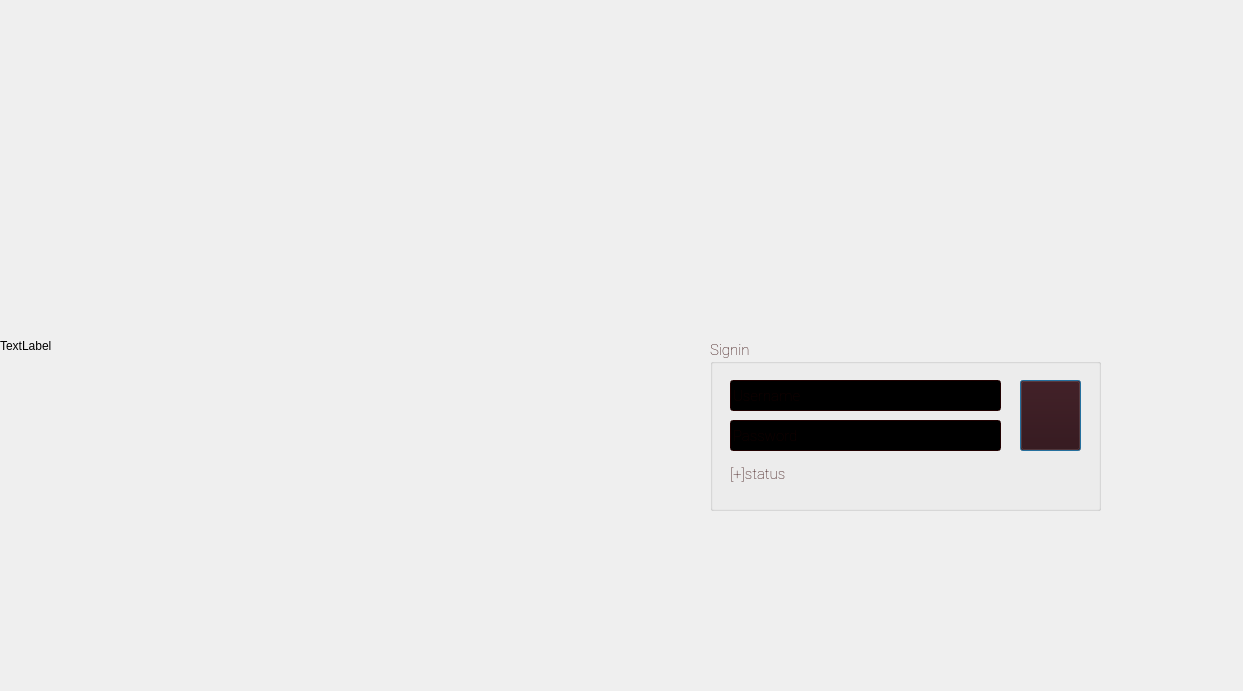
<?xml version="1.0" encoding="UTF-8"?>
<ui version="4.0">
 <class>Login</class>
 <widget class="QDialog" name="Login">
  <property name="geometry">
   <rect>
    <x>0</x>
    <y>0</y>
    <width>1243</width>
    <height>691</height>
   </rect>
  </property>
  <property name="windowTitle">
   <string>Login</string>
  </property>
  <widget class="QGroupBox" name="groupBox">
   <property name="geometry">
    <rect>
     <x>710</x>
     <y>340</y>
     <width>391</width>
     <height>171</height>
    </rect>
   </property>
   <property name="palette">
    <palette>
     <active>
      <colorrole role="WindowText">
       <brush brushstyle="SolidPattern">
        <color alpha="255">
         <red>45</red>
         <green>2</green>
         <blue>2</blue>
        </color>
       </brush>
      </colorrole>
      <colorrole role="Button">
       <brush brushstyle="SolidPattern">
        <color alpha="255">
         <red>45</red>
         <green>2</green>
         <blue>2</blue>
        </color>
       </brush>
      </colorrole>
      <colorrole role="Light">
       <brush brushstyle="SolidPattern">
        <color alpha="255">
         <red>67</red>
         <green>3</green>
         <blue>3</blue>
        </color>
       </brush>
      </colorrole>
      <colorrole role="Midlight">
       <brush brushstyle="SolidPattern">
        <color alpha="255">
         <red>56</red>
         <green>2</green>
         <blue>2</blue>
        </color>
       </brush>
      </colorrole>
      <colorrole role="Dark">
       <brush brushstyle="SolidPattern">
        <color alpha="255">
         <red>22</red>
         <green>1</green>
         <blue>1</blue>
        </color>
       </brush>
      </colorrole>
      <colorrole role="Mid">
       <brush brushstyle="SolidPattern">
        <color alpha="255">
         <red>30</red>
         <green>1</green>
         <blue>1</blue>
        </color>
       </brush>
      </colorrole>
      <colorrole role="Text">
       <brush brushstyle="SolidPattern">
        <color alpha="255">
         <red>45</red>
         <green>2</green>
         <blue>2</blue>
        </color>
       </brush>
      </colorrole>
      <colorrole role="BrightText">
       <brush brushstyle="SolidPattern">
        <color alpha="255">
         <red>255</red>
         <green>255</green>
         <blue>255</blue>
        </color>
       </brush>
      </colorrole>
      <colorrole role="ButtonText">
       <brush brushstyle="SolidPattern">
        <color alpha="255">
         <red>255</red>
         <green>255</green>
         <blue>255</blue>
        </color>
       </brush>
      </colorrole>
      <colorrole role="Base">
       <brush brushstyle="SolidPattern">
        <color alpha="255">
         <red>0</red>
         <green>0</green>
         <blue>0</blue>
        </color>
       </brush>
      </colorrole>
      <colorrole role="Window">
       <brush brushstyle="SolidPattern">
        <color alpha="255">
         <red>45</red>
         <green>2</green>
         <blue>2</blue>
        </color>
       </brush>
      </colorrole>
      <colorrole role="Shadow">
       <brush brushstyle="SolidPattern">
        <color alpha="255">
         <red>0</red>
         <green>0</green>
         <blue>0</blue>
        </color>
       </brush>
      </colorrole>
      <colorrole role="AlternateBase">
       <brush brushstyle="SolidPattern">
        <color alpha="255">
         <red>22</red>
         <green>1</green>
         <blue>1</blue>
        </color>
       </brush>
      </colorrole>
      <colorrole role="ToolTipBase">
       <brush brushstyle="SolidPattern">
        <color alpha="255">
         <red>255</red>
         <green>255</green>
         <blue>220</blue>
        </color>
       </brush>
      </colorrole>
      <colorrole role="ToolTipText">
       <brush brushstyle="SolidPattern">
        <color alpha="255">
         <red>0</red>
         <green>0</green>
         <blue>0</blue>
        </color>
       </brush>
      </colorrole>
      <colorrole role="PlaceholderText">
       <brush brushstyle="SolidPattern">
        <color alpha="128">
         <red>45</red>
         <green>2</green>
         <blue>2</blue>
        </color>
       </brush>
      </colorrole>
     </active>
     <inactive>
      <colorrole role="WindowText">
       <brush brushstyle="SolidPattern">
        <color alpha="255">
         <red>45</red>
         <green>2</green>
         <blue>2</blue>
        </color>
       </brush>
      </colorrole>
      <colorrole role="Button">
       <brush brushstyle="SolidPattern">
        <color alpha="255">
         <red>45</red>
         <green>2</green>
         <blue>2</blue>
        </color>
       </brush>
      </colorrole>
      <colorrole role="Light">
       <brush brushstyle="SolidPattern">
        <color alpha="255">
         <red>67</red>
         <green>3</green>
         <blue>3</blue>
        </color>
       </brush>
      </colorrole>
      <colorrole role="Midlight">
       <brush brushstyle="SolidPattern">
        <color alpha="255">
         <red>56</red>
         <green>2</green>
         <blue>2</blue>
        </color>
       </brush>
      </colorrole>
      <colorrole role="Dark">
       <brush brushstyle="SolidPattern">
        <color alpha="255">
         <red>22</red>
         <green>1</green>
         <blue>1</blue>
        </color>
       </brush>
      </colorrole>
      <colorrole role="Mid">
       <brush brushstyle="SolidPattern">
        <color alpha="255">
         <red>30</red>
         <green>1</green>
         <blue>1</blue>
        </color>
       </brush>
      </colorrole>
      <colorrole role="Text">
       <brush brushstyle="SolidPattern">
        <color alpha="255">
         <red>45</red>
         <green>2</green>
         <blue>2</blue>
        </color>
       </brush>
      </colorrole>
      <colorrole role="BrightText">
       <brush brushstyle="SolidPattern">
        <color alpha="255">
         <red>255</red>
         <green>255</green>
         <blue>255</blue>
        </color>
       </brush>
      </colorrole>
      <colorrole role="ButtonText">
       <brush brushstyle="SolidPattern">
        <color alpha="255">
         <red>255</red>
         <green>255</green>
         <blue>255</blue>
        </color>
       </brush>
      </colorrole>
      <colorrole role="Base">
       <brush brushstyle="SolidPattern">
        <color alpha="255">
         <red>0</red>
         <green>0</green>
         <blue>0</blue>
        </color>
       </brush>
      </colorrole>
      <colorrole role="Window">
       <brush brushstyle="SolidPattern">
        <color alpha="255">
         <red>45</red>
         <green>2</green>
         <blue>2</blue>
        </color>
       </brush>
      </colorrole>
      <colorrole role="Shadow">
       <brush brushstyle="SolidPattern">
        <color alpha="255">
         <red>0</red>
         <green>0</green>
         <blue>0</blue>
        </color>
       </brush>
      </colorrole>
      <colorrole role="AlternateBase">
       <brush brushstyle="SolidPattern">
        <color alpha="255">
         <red>22</red>
         <green>1</green>
         <blue>1</blue>
        </color>
       </brush>
      </colorrole>
      <colorrole role="ToolTipBase">
       <brush brushstyle="SolidPattern">
        <color alpha="255">
         <red>255</red>
         <green>255</green>
         <blue>220</blue>
        </color>
       </brush>
      </colorrole>
      <colorrole role="ToolTipText">
       <brush brushstyle="SolidPattern">
        <color alpha="255">
         <red>0</red>
         <green>0</green>
         <blue>0</blue>
        </color>
       </brush>
      </colorrole>
      <colorrole role="PlaceholderText">
       <brush brushstyle="SolidPattern">
        <color alpha="128">
         <red>45</red>
         <green>2</green>
         <blue>2</blue>
        </color>
       </brush>
      </colorrole>
     </inactive>
     <disabled>
      <colorrole role="WindowText">
       <brush brushstyle="SolidPattern">
        <color alpha="255">
         <red>22</red>
         <green>1</green>
         <blue>1</blue>
        </color>
       </brush>
      </colorrole>
      <colorrole role="Button">
       <brush brushstyle="SolidPattern">
        <color alpha="255">
         <red>45</red>
         <green>2</green>
         <blue>2</blue>
        </color>
       </brush>
      </colorrole>
      <colorrole role="Light">
       <brush brushstyle="SolidPattern">
        <color alpha="255">
         <red>67</red>
         <green>3</green>
         <blue>3</blue>
        </color>
       </brush>
      </colorrole>
      <colorrole role="Midlight">
       <brush brushstyle="SolidPattern">
        <color alpha="255">
         <red>56</red>
         <green>2</green>
         <blue>2</blue>
        </color>
       </brush>
      </colorrole>
      <colorrole role="Dark">
       <brush brushstyle="SolidPattern">
        <color alpha="255">
         <red>22</red>
         <green>1</green>
         <blue>1</blue>
        </color>
       </brush>
      </colorrole>
      <colorrole role="Mid">
       <brush brushstyle="SolidPattern">
        <color alpha="255">
         <red>30</red>
         <green>1</green>
         <blue>1</blue>
        </color>
       </brush>
      </colorrole>
      <colorrole role="Text">
       <brush brushstyle="SolidPattern">
        <color alpha="255">
         <red>22</red>
         <green>1</green>
         <blue>1</blue>
        </color>
       </brush>
      </colorrole>
      <colorrole role="BrightText">
       <brush brushstyle="SolidPattern">
        <color alpha="255">
         <red>255</red>
         <green>255</green>
         <blue>255</blue>
        </color>
       </brush>
      </colorrole>
      <colorrole role="ButtonText">
       <brush brushstyle="SolidPattern">
        <color alpha="255">
         <red>22</red>
         <green>1</green>
         <blue>1</blue>
        </color>
       </brush>
      </colorrole>
      <colorrole role="Base">
       <brush brushstyle="SolidPattern">
        <color alpha="255">
         <red>45</red>
         <green>2</green>
         <blue>2</blue>
        </color>
       </brush>
      </colorrole>
      <colorrole role="Window">
       <brush brushstyle="SolidPattern">
        <color alpha="255">
         <red>45</red>
         <green>2</green>
         <blue>2</blue>
        </color>
       </brush>
      </colorrole>
      <colorrole role="Shadow">
       <brush brushstyle="SolidPattern">
        <color alpha="255">
         <red>0</red>
         <green>0</green>
         <blue>0</blue>
        </color>
       </brush>
      </colorrole>
      <colorrole role="AlternateBase">
       <brush brushstyle="SolidPattern">
        <color alpha="255">
         <red>45</red>
         <green>2</green>
         <blue>2</blue>
        </color>
       </brush>
      </colorrole>
      <colorrole role="ToolTipBase">
       <brush brushstyle="SolidPattern">
        <color alpha="255">
         <red>255</red>
         <green>255</green>
         <blue>220</blue>
        </color>
       </brush>
      </colorrole>
      <colorrole role="ToolTipText">
       <brush brushstyle="SolidPattern">
        <color alpha="255">
         <red>0</red>
         <green>0</green>
         <blue>0</blue>
        </color>
       </brush>
      </colorrole>
      <colorrole role="PlaceholderText">
       <brush brushstyle="SolidPattern">
        <color alpha="128">
         <red>255</red>
         <green>255</green>
         <blue>255</blue>
        </color>
       </brush>
      </colorrole>
     </disabled>
    </palette>
   </property>
   <property name="font">
    <font>
     <family>Roboto</family>
     <pointsize>11</pointsize>
     <weight>3</weight>
     <italic>false</italic>
     <bold>false</bold>
    </font>
   </property>
   <property name="focusPolicy">
    <enum>Qt::NoFocus</enum>
   </property>
   <property name="contextMenuPolicy">
    <enum>Qt::NoContextMenu</enum>
   </property>
   <property name="acceptDrops">
    <bool>false</bool>
   </property>
   <property name="styleSheet">
    <string notr="true">font: 25 11pt &quot;Roboto&quot;;</string>
   </property>
   <property name="title">
    <string>Signin</string>
   </property>
   <property name="flat">
    <bool>false</bool>
   </property>
   <property name="checkable">
    <bool>false</bool>
   </property>
   <property name="checked">
    <bool>false</bool>
   </property>
   <widget class="QLineEdit" name="lineEditUsername">
    <property name="geometry">
     <rect>
      <x>20</x>
      <y>40</y>
      <width>271</width>
      <height>31</height>
     </rect>
    </property>
    <property name="font">
     <font>
      <family>Roboto</family>
      <pointsize>11</pointsize>
      <weight>3</weight>
      <italic>false</italic>
      <bold>false</bold>
     </font>
    </property>
    <property name="placeholderText">
     <string>Username</string>
    </property>
   </widget>
   <widget class="QLineEdit" name="lineEditPassword">
    <property name="geometry">
     <rect>
      <x>20</x>
      <y>80</y>
      <width>271</width>
      <height>31</height>
     </rect>
    </property>
    <property name="font">
     <font>
      <family>Roboto</family>
      <pointsize>11</pointsize>
      <weight>3</weight>
      <italic>false</italic>
      <bold>false</bold>
     </font>
    </property>
    <property name="echoMode">
     <enum>QLineEdit::Password</enum>
    </property>
    <property name="placeholderText">
     <string>Password</string>
    </property>
   </widget>
   <widget class="QPushButton" name="loginbutton">
    <property name="enabled">
     <bool>true</bool>
    </property>
    <property name="geometry">
     <rect>
      <x>310</x>
      <y>40</y>
      <width>61</width>
      <height>71</height>
     </rect>
    </property>
    <property name="accessibleName">
     <string notr="true"/>
    </property>
    <property name="layoutDirection">
     <enum>Qt::LeftToRight</enum>
    </property>
    <property name="autoFillBackground">
     <bool>false</bool>
    </property>
    <property name="text">
     <string/>
    </property>
    <property name="icon">
     <iconset>
      <normaloff>../bengkel/Pic/login.png</normaloff>../bengkel/Pic/login.png</iconset>
    </property>
    <property name="iconSize">
     <size>
      <width>40</width>
      <height>40</height>
     </size>
    </property>
    <property name="shortcut">
     <string notr="true"/>
    </property>
    <property name="checkable">
     <bool>false</bool>
    </property>
   </widget>
   <widget class="QLabel" name="labelStatus_2">
    <property name="geometry">
     <rect>
      <x>20</x>
      <y>124</y>
      <width>171</width>
      <height>20</height>
     </rect>
    </property>
    <property name="palette">
     <palette>
      <active>
       <colorrole role="WindowText">
        <brush brushstyle="SolidPattern">
         <color alpha="255">
          <red>45</red>
          <green>2</green>
          <blue>2</blue>
         </color>
        </brush>
       </colorrole>
       <colorrole role="Button">
        <brush brushstyle="SolidPattern">
         <color alpha="255">
          <red>0</red>
          <green>0</green>
          <blue>0</blue>
         </color>
        </brush>
       </colorrole>
       <colorrole role="Light">
        <brush brushstyle="SolidPattern">
         <color alpha="255">
          <red>0</red>
          <green>0</green>
          <blue>0</blue>
         </color>
        </brush>
       </colorrole>
       <colorrole role="Midlight">
        <brush brushstyle="SolidPattern">
         <color alpha="255">
          <red>0</red>
          <green>0</green>
          <blue>0</blue>
         </color>
        </brush>
       </colorrole>
       <colorrole role="Dark">
        <brush brushstyle="SolidPattern">
         <color alpha="255">
          <red>0</red>
          <green>0</green>
          <blue>0</blue>
         </color>
        </brush>
       </colorrole>
       <colorrole role="Mid">
        <brush brushstyle="SolidPattern">
         <color alpha="255">
          <red>0</red>
          <green>0</green>
          <blue>0</blue>
         </color>
        </brush>
       </colorrole>
       <colorrole role="Text">
        <brush brushstyle="SolidPattern">
         <color alpha="255">
          <red>45</red>
          <green>2</green>
          <blue>2</blue>
         </color>
        </brush>
       </colorrole>
       <colorrole role="BrightText">
        <brush brushstyle="SolidPattern">
         <color alpha="255">
          <red>255</red>
          <green>255</green>
          <blue>255</blue>
         </color>
        </brush>
       </colorrole>
       <colorrole role="ButtonText">
        <brush brushstyle="SolidPattern">
         <color alpha="255">
          <red>255</red>
          <green>255</green>
          <blue>255</blue>
         </color>
        </brush>
       </colorrole>
       <colorrole role="Base">
        <brush brushstyle="SolidPattern">
         <color alpha="255">
          <red>0</red>
          <green>0</green>
          <blue>0</blue>
         </color>
        </brush>
       </colorrole>
       <colorrole role="Window">
        <brush brushstyle="SolidPattern">
         <color alpha="255">
          <red>0</red>
          <green>0</green>
          <blue>0</blue>
         </color>
        </brush>
       </colorrole>
       <colorrole role="Shadow">
        <brush brushstyle="SolidPattern">
         <color alpha="255">
          <red>0</red>
          <green>0</green>
          <blue>0</blue>
         </color>
        </brush>
       </colorrole>
       <colorrole role="AlternateBase">
        <brush brushstyle="SolidPattern">
         <color alpha="255">
          <red>0</red>
          <green>0</green>
          <blue>0</blue>
         </color>
        </brush>
       </colorrole>
       <colorrole role="ToolTipBase">
        <brush brushstyle="SolidPattern">
         <color alpha="255">
          <red>255</red>
          <green>255</green>
          <blue>220</blue>
         </color>
        </brush>
       </colorrole>
       <colorrole role="ToolTipText">
        <brush brushstyle="SolidPattern">
         <color alpha="255">
          <red>0</red>
          <green>0</green>
          <blue>0</blue>
         </color>
        </brush>
       </colorrole>
       <colorrole role="PlaceholderText">
        <brush brushstyle="SolidPattern">
         <color alpha="128">
          <red>255</red>
          <green>255</green>
          <blue>255</blue>
         </color>
        </brush>
       </colorrole>
      </active>
      <inactive>
       <colorrole role="WindowText">
        <brush brushstyle="SolidPattern">
         <color alpha="255">
          <red>45</red>
          <green>2</green>
          <blue>2</blue>
         </color>
        </brush>
       </colorrole>
       <colorrole role="Button">
        <brush brushstyle="SolidPattern">
         <color alpha="255">
          <red>0</red>
          <green>0</green>
          <blue>0</blue>
         </color>
        </brush>
       </colorrole>
       <colorrole role="Light">
        <brush brushstyle="SolidPattern">
         <color alpha="255">
          <red>0</red>
          <green>0</green>
          <blue>0</blue>
         </color>
        </brush>
       </colorrole>
       <colorrole role="Midlight">
        <brush brushstyle="SolidPattern">
         <color alpha="255">
          <red>0</red>
          <green>0</green>
          <blue>0</blue>
         </color>
        </brush>
       </colorrole>
       <colorrole role="Dark">
        <brush brushstyle="SolidPattern">
         <color alpha="255">
          <red>0</red>
          <green>0</green>
          <blue>0</blue>
         </color>
        </brush>
       </colorrole>
       <colorrole role="Mid">
        <brush brushstyle="SolidPattern">
         <color alpha="255">
          <red>0</red>
          <green>0</green>
          <blue>0</blue>
         </color>
        </brush>
       </colorrole>
       <colorrole role="Text">
        <brush brushstyle="SolidPattern">
         <color alpha="255">
          <red>45</red>
          <green>2</green>
          <blue>2</blue>
         </color>
        </brush>
       </colorrole>
       <colorrole role="BrightText">
        <brush brushstyle="SolidPattern">
         <color alpha="255">
          <red>255</red>
          <green>255</green>
          <blue>255</blue>
         </color>
        </brush>
       </colorrole>
       <colorrole role="ButtonText">
        <brush brushstyle="SolidPattern">
         <color alpha="255">
          <red>255</red>
          <green>255</green>
          <blue>255</blue>
         </color>
        </brush>
       </colorrole>
       <colorrole role="Base">
        <brush brushstyle="SolidPattern">
         <color alpha="255">
          <red>0</red>
          <green>0</green>
          <blue>0</blue>
         </color>
        </brush>
       </colorrole>
       <colorrole role="Window">
        <brush brushstyle="SolidPattern">
         <color alpha="255">
          <red>0</red>
          <green>0</green>
          <blue>0</blue>
         </color>
        </brush>
       </colorrole>
       <colorrole role="Shadow">
        <brush brushstyle="SolidPattern">
         <color alpha="255">
          <red>0</red>
          <green>0</green>
          <blue>0</blue>
         </color>
        </brush>
       </colorrole>
       <colorrole role="AlternateBase">
        <brush brushstyle="SolidPattern">
         <color alpha="255">
          <red>0</red>
          <green>0</green>
          <blue>0</blue>
         </color>
        </brush>
       </colorrole>
       <colorrole role="ToolTipBase">
        <brush brushstyle="SolidPattern">
         <color alpha="255">
          <red>255</red>
          <green>255</green>
          <blue>220</blue>
         </color>
        </brush>
       </colorrole>
       <colorrole role="ToolTipText">
        <brush brushstyle="SolidPattern">
         <color alpha="255">
          <red>0</red>
          <green>0</green>
          <blue>0</blue>
         </color>
        </brush>
       </colorrole>
       <colorrole role="PlaceholderText">
        <brush brushstyle="SolidPattern">
         <color alpha="128">
          <red>255</red>
          <green>255</green>
          <blue>255</blue>
         </color>
        </brush>
       </colorrole>
      </inactive>
      <disabled>
       <colorrole role="WindowText">
        <brush brushstyle="SolidPattern">
         <color alpha="255">
          <red>0</red>
          <green>0</green>
          <blue>0</blue>
         </color>
        </brush>
       </colorrole>
       <colorrole role="Button">
        <brush brushstyle="SolidPattern">
         <color alpha="255">
          <red>0</red>
          <green>0</green>
          <blue>0</blue>
         </color>
        </brush>
       </colorrole>
       <colorrole role="Light">
        <brush brushstyle="SolidPattern">
         <color alpha="255">
          <red>0</red>
          <green>0</green>
          <blue>0</blue>
         </color>
        </brush>
       </colorrole>
       <colorrole role="Midlight">
        <brush brushstyle="SolidPattern">
         <color alpha="255">
          <red>0</red>
          <green>0</green>
          <blue>0</blue>
         </color>
        </brush>
       </colorrole>
       <colorrole role="Dark">
        <brush brushstyle="SolidPattern">
         <color alpha="255">
          <red>0</red>
          <green>0</green>
          <blue>0</blue>
         </color>
        </brush>
       </colorrole>
       <colorrole role="Mid">
        <brush brushstyle="SolidPattern">
         <color alpha="255">
          <red>0</red>
          <green>0</green>
          <blue>0</blue>
         </color>
        </brush>
       </colorrole>
       <colorrole role="Text">
        <brush brushstyle="SolidPattern">
         <color alpha="255">
          <red>0</red>
          <green>0</green>
          <blue>0</blue>
         </color>
        </brush>
       </colorrole>
       <colorrole role="BrightText">
        <brush brushstyle="SolidPattern">
         <color alpha="255">
          <red>255</red>
          <green>255</green>
          <blue>255</blue>
         </color>
        </brush>
       </colorrole>
       <colorrole role="ButtonText">
        <brush brushstyle="SolidPattern">
         <color alpha="255">
          <red>0</red>
          <green>0</green>
          <blue>0</blue>
         </color>
        </brush>
       </colorrole>
       <colorrole role="Base">
        <brush brushstyle="SolidPattern">
         <color alpha="255">
          <red>0</red>
          <green>0</green>
          <blue>0</blue>
         </color>
        </brush>
       </colorrole>
       <colorrole role="Window">
        <brush brushstyle="SolidPattern">
         <color alpha="255">
          <red>0</red>
          <green>0</green>
          <blue>0</blue>
         </color>
        </brush>
       </colorrole>
       <colorrole role="Shadow">
        <brush brushstyle="SolidPattern">
         <color alpha="255">
          <red>0</red>
          <green>0</green>
          <blue>0</blue>
         </color>
        </brush>
       </colorrole>
       <colorrole role="AlternateBase">
        <brush brushstyle="SolidPattern">
         <color alpha="255">
          <red>0</red>
          <green>0</green>
          <blue>0</blue>
         </color>
        </brush>
       </colorrole>
       <colorrole role="ToolTipBase">
        <brush brushstyle="SolidPattern">
         <color alpha="255">
          <red>255</red>
          <green>255</green>
          <blue>220</blue>
         </color>
        </brush>
       </colorrole>
       <colorrole role="ToolTipText">
        <brush brushstyle="SolidPattern">
         <color alpha="255">
          <red>0</red>
          <green>0</green>
          <blue>0</blue>
         </color>
        </brush>
       </colorrole>
       <colorrole role="PlaceholderText">
        <brush brushstyle="SolidPattern">
         <color alpha="128">
          <red>255</red>
          <green>255</green>
          <blue>255</blue>
         </color>
        </brush>
       </colorrole>
      </disabled>
     </palette>
    </property>
    <property name="font">
     <font>
      <family>Roboto</family>
      <pointsize>11</pointsize>
      <weight>3</weight>
      <italic>false</italic>
      <bold>false</bold>
      <kerning>false</kerning>
     </font>
    </property>
    <property name="text">
     <string>[+]status</string>
    </property>
    <property name="textFormat">
     <enum>Qt::PlainText</enum>
    </property>
   </widget>
   <zorder>lineEditUsername</zorder>
   <zorder>lineEditPassword</zorder>
   <zorder>labelStatus_2</zorder>
   <zorder>loginbutton</zorder>
  </widget>
  <widget class="QLabel" name="labelback">
   <property name="geometry">
    <rect>
     <x>0</x>
     <y>0</y>
     <width>1243</width>
     <height>691</height>
    </rect>
   </property>
   <property name="text">
    <string>TextLabel</string>
   </property>
  </widget>
  <zorder>labelback</zorder>
  <zorder>groupBox</zorder>
 </widget>
 <resources/>
 <connections/>
</ui>
